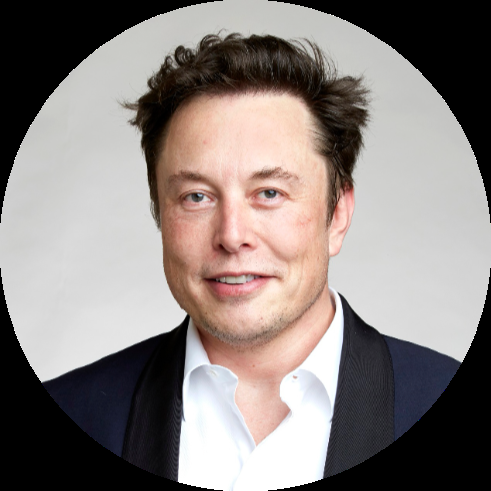
#> input picture image/display_image/elon_musk.png, 491 x 491 px, given in place of 2.jpg, which was not available
$ jupyter execute --allow-errors ImageClassifier.ipynb   (shell and % lines are left out)   (text cells are left out)
#> lines starting #> are read from the running program, lines starting #| are printed output that depends on the picture; pictures that were not available may be replaced by others from this repository, and a replacement may not be noted
[cell 1]
import numpy as np
import pandas as pd
import matplotlib.pyplot as plt

import pywt
import cv2
from PIL import Image

import shutil
import os
import json

from sklearn.model_selection import train_test_split
import tensorflow as tf
from tensorflow import keras
from tensorflow.keras.preprocessing.image import ImageDataGenerator
from tensorflow.keras.optimizers import Adam
from sklearn.metrics import accuracy_score,classification_report

[cell 2]
#Check a random image
img = cv2.imread('../image/test_images/2.jpg')
#> img is the input picture: shape (491, 491, 3); mean B, G, R 126.9, 129.8, 138.2
print(img.shape)
#| (491, 491, 3)

plt.imshow(img)

[cell 3]
gray = cv2.cvtColor(img,cv2.COLOR_BGR2GRAY)
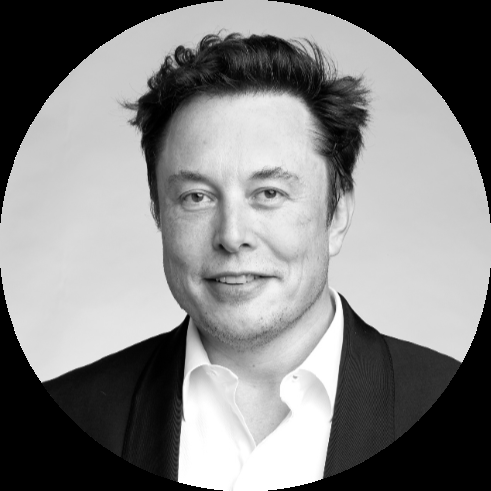
#> gray: shape (491, 491); min 0, max 255, mean 132
print(gray.shape)
#| (491, 491)

plt.imshow(gray,cmap='gray')

[cell 4]
#Face Detection using Haar Cascades
face_cascade = cv2.CascadeClassifier('../opencv/haarcascades/haarcascade_frontalface_default.xml')
eye_cascade = cv2.CascadeClassifier('../opencv/haarcascades/haarcascade_eye.xml')

faces = face_cascade.detectMultiScale(gray, 1.3, 5)
#> faces = [[130, 109, 212, 212]]
x,y,w,h = faces[0]
#> x = 130; y = 109; w = 212; h = 212

[cell 5]
face_img = cv2.rectangle(img,(x,y),(x+w,y+h),(255,0,0),2)
plt.imshow(face_img)

[cell 6]
def get_cropped_image_if_2_eyes(image_path):
#> called with image_path = '../image/test_images/2.jpg'
    img = cv2.imread(image_path)
    gray = cv2.cvtColor(img, cv2.COLOR_BGR2GRAY)
    faces = face_cascade.detectMultiScale(gray, 1.3, 5)
#> faces = [[130, 109, 212, 212]]
    for (x,y,w,h) in faces:
        roi_gray = gray[y:y+h, x:x+w]
        roi_color = img[y:y+h, x:x+w]
        eyes = eye_cascade.detectMultiScale(roi_gray)
        if len(eyes) >= 2:
            return roi_color
#> this loop made 1 pass
#> (x, y, w, h, eyes) on pass 1: (130, 109, 212, 212, [[44, 65, 45, 45], [112, 61, 48, 48]])
#> pass 1, in get_cropped_image_if_2_eyes, `roi_gray = gray[y:y+h, x:x+w]`:
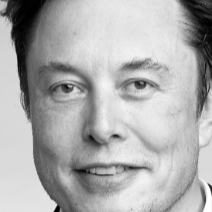
#> roi_gray: shape (212, 212); min 0, max 255, mean 173.4
#> pass 1, in get_cropped_image_if_2_eyes, `roi_color = img[y:y+h, x:x+w]`:
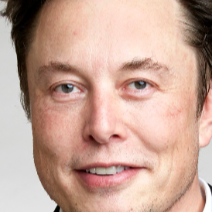
#> roi_color: shape (212, 212, 3); mean B, G, R 151, 165, 198.5

[cell 7]
org_image_obstructed = cv2.imread('../image/test_images/2.jpg')
plt.imshow(org_image_obstructed)

[cell 8]
cropped_image_no_2_eyes = get_cropped_image_if_2_eyes('../image/test_images/2.jpg')
plt.imshow(cropped_image_no_2_eyes)

[cell 9]
path_to_data = "../data/original_dataset"
path_to_cr_data = "../data/processed_dataset/"

[cell 10]
img_dirs = []
for entry in os.scandir(path_to_data):
    if entry.is_dir():
        img_dirs.append(entry.path)

if os.path.exists(path_to_cr_data):
     shutil.rmtree(path_to_cr_data)
os.mkdir(path_to_cr_data)

[cell 11]
cropped_image_dirs = []
celebrity_file_names_dict = {}

for img_dir in img_dirs:
    count = 1
    celebrity_name = img_dir.split('/')[-1]

    celebrity_file_names_dict[celebrity_name] = []

    for entry in os.scandir(img_dir):
        if entry.name == ".DS_Store":
            continue
        roi_color = get_cropped_image_if_2_eyes(entry.path)
        if roi_color is not None:
            cropped_folder = path_to_cr_data + celebrity_name
            if not os.path.exists(cropped_folder):
                os.makedirs(cropped_folder)
                cropped_image_dirs.append(cropped_folder)
            cropped_file_name = celebrity_name + str(count) + ".png"
            cropped_file_path = cropped_folder + "/" + cropped_file_name

            cv2.imwrite(cropped_file_path, roi_color)
            celebrity_file_names_dict[celebrity_name].append(cropped_file_path)
            count += 1

[cell 12]
celebrity_file_names_dict = {}
for img_dir in cropped_image_dirs:
    celebrity_name = img_dir.split('/')[-1]
    file_list = []
    for entry in os.scandir(img_dir):
        file_list.append(entry.path)
    celebrity_file_names_dict[celebrity_name] = file_list

[cell 13]
class_dict = {}
count = 0
for celebrity_name in celebrity_file_names_dict.keys():
    class_dict[celebrity_name] = count
    count = count + 1
class_dict

[cell 14]
def find_key_by_value(dictionary, value):
#> called with value = 0
    keys = []
    for key, val in dictionary.items():
        if val == value:
            keys.append(key)
    return keys

$ run again, on image/display_image/falguni_nayar.png
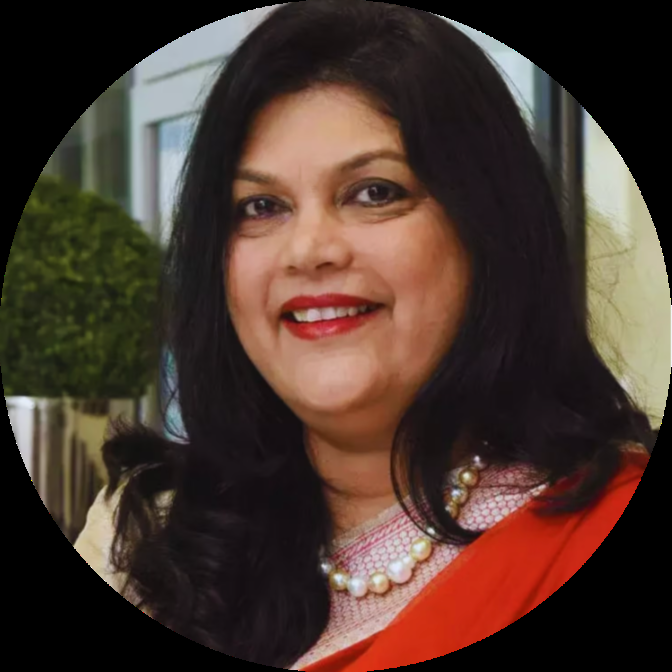
#> input picture image/display_image/falguni_nayar.png, 672 x 672 px, given in place of 2.jpg, which was not available
#> img is the input picture: shape (672, 672, 3); mean B, G, R 46.2, 55.1, 74.1
#| (672, 672, 3)
#> `gray = cv2.cvtColor(img,cv2.COLOR_BGR2GRAY)`:
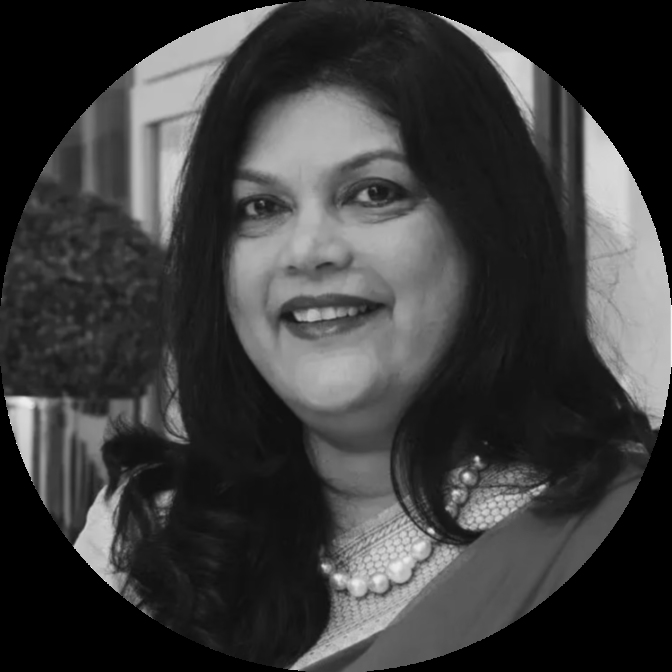
#> gray: shape (672, 672); min 0, max 255, mean 59.7
#| (672, 672)
#> `faces = face_cascade.detectMultiScale(gray, 1.3, 5)`: faces = [[182, 94, 279, 279]]
#> `x,y,w,h = faces[0]`: x = 182; y = 94; w = 279
#> in get_cropped_image_if_2_eyes, `faces = face_cascade.detectMultiScale(gray, 1.3, 5)`: faces = [[182, 94, 279, 279]]
#> the loop in get_cropped_image_if_2_eyes, `for (x,y,w,h) in faces:` made 1 pass
#> pass 1, in get_cropped_image_if_2_eyes, `roi_color = img[y:y+h, x:x+w]`:
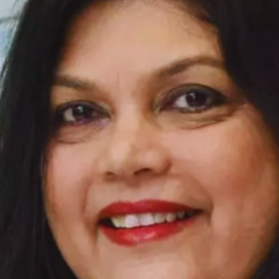
#> roi_color: shape (279, 279, 3); mean B, G, R 71.1, 87.6, 126.9

$ run again, on image/display_image/jeff_bezos.png
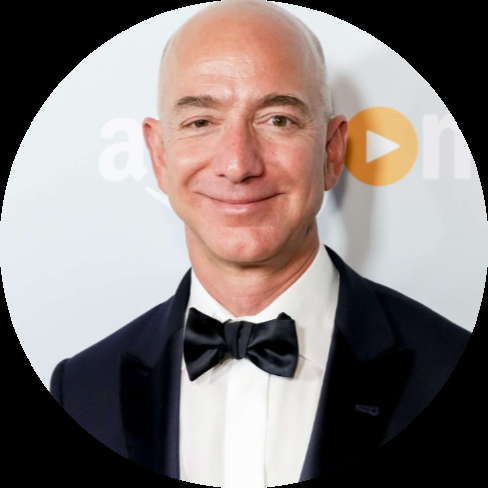
#> input picture image/display_image/jeff_bezos.png, 488 x 488 px, given in place of 2.jpg, which was not available
#> img is the input picture: shape (488, 488, 3); mean B, G, R 123.5, 125.9, 135.7
#| (488, 488, 3)
#> `gray = cv2.cvtColor(img,cv2.COLOR_BGR2GRAY)`:
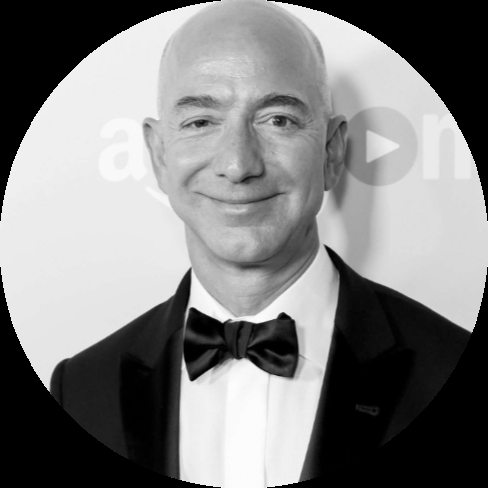
#> gray: shape (488, 488); min 0, max 255, mean 128.6
#| (488, 488)
#> `faces = face_cascade.detectMultiScale(gray, 1.3, 5)`: faces = [[138, 41, 206, 206]]
#> `x,y,w,h = faces[0]`: x = 138; y = 41; w = 206
#> in get_cropped_image_if_2_eyes, `faces = face_cascade.detectMultiScale(gray, 1.3, 5)`: faces = [[138, 41, 206, 206]]
#> the loop in get_cropped_image_if_2_eyes, `for (x,y,w,h) in faces:` made 1 pass
#> (x, y, w, h, eyes) on pass 1: (138, 41, 206, 206, [[118, 57, 46, 46], [35, 57, 50, 50]])
#> pass 1, in get_cropped_image_if_2_eyes, `roi_color = img[y:y+h, x:x+w]`:
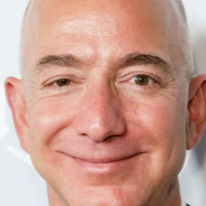
#> roi_color: shape (206, 206, 3); mean B, G, R 142.8, 156.1, 200.1
